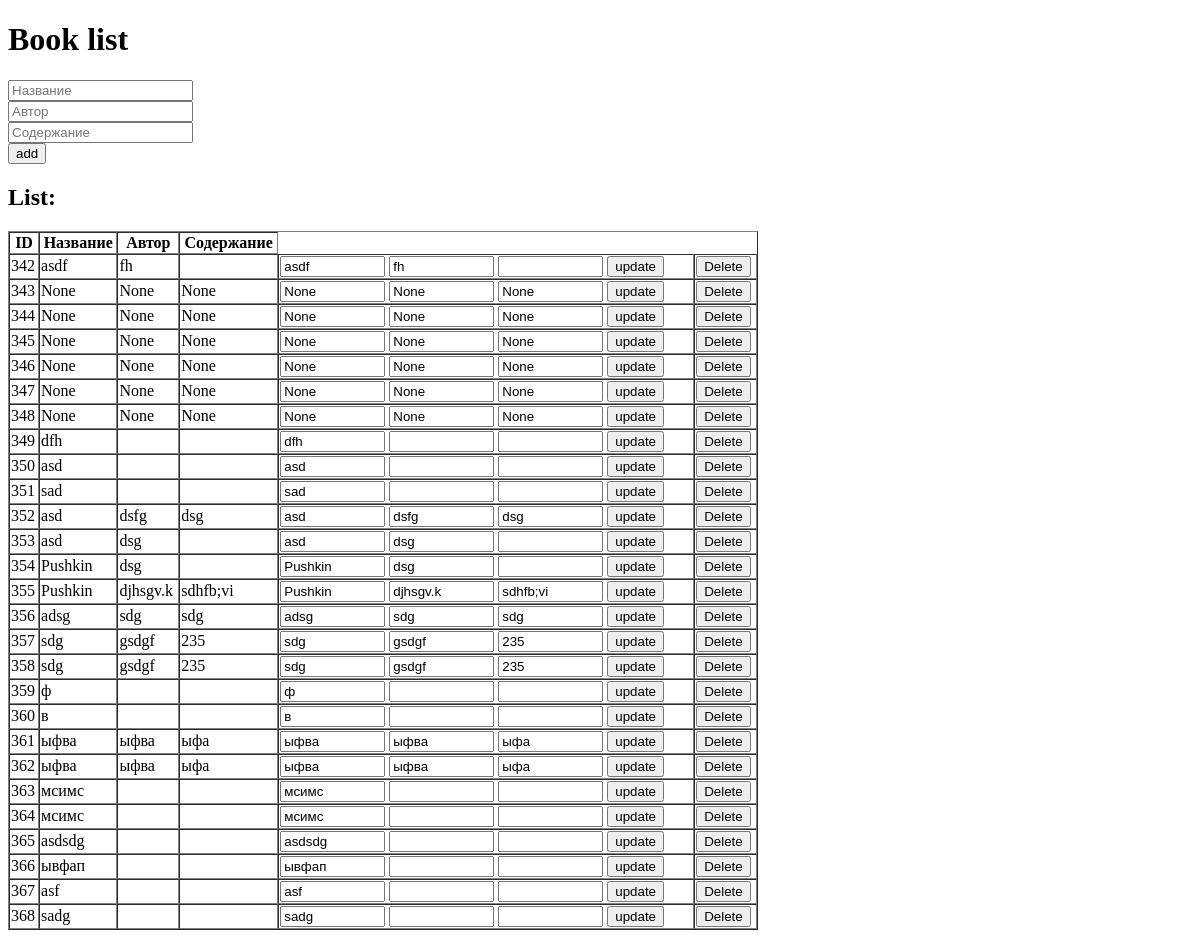
Before: / with the older database file.
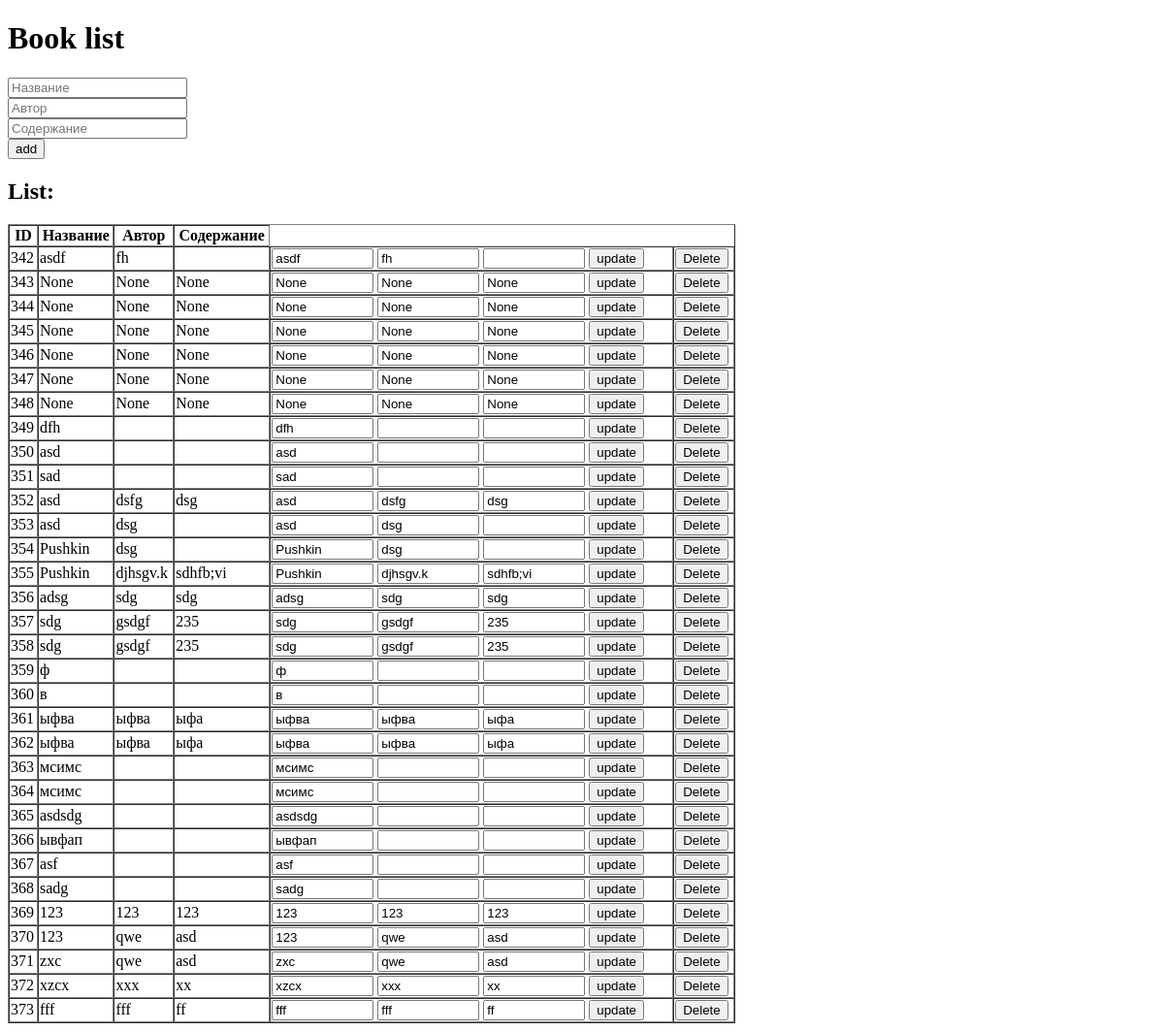
After: the same page with the newer database file.
### app.py (models this page shows, shortened)
class Book(db.Model):
    __tablename__ = "Book"
    id = db.Column(db.Integer, primary_key=True)
    name = db.Column(db.String(30), unique=True, nullable=False)
    author = db.Column(db.String(80), nullable=False)
    content = db.Column(db.String(80), nullable=False)

### app.py (the view)
@app.route('/', methods=['GET'])
def book():
    return render_template('fff.html', books=Book.query.all())

### templates/fff.html (shortened to what this page needs)
<!DOCTYPE html>
<html lang="en">
<head>
</head>
<body>
    <h1>Book list</h1>
        <form id="form" action="/add_book" method="POST">
            <input id="name_1" type="text" autofocus placeholder="Название" ><br>
            <input id="author_1" type="text"  placeholder="Автор" ><br>
            <input id="content_1" type="text"  placeholder="Содержание"><br>
            <input type="submit" value="add">
        </form>
    <h2>List:</h2>
    <table border="1" id="dynamic" width="750" cellspacing="0" cellpadding="1">
        <tr>
                <th>ID</th>
                <th>Название</th>
                <th>Автор</th>
                <th>Содержание</th>
            </tr>
      {%for book in books %}
         <tr><td id="responce_4">{{book.id}}</td>
             <td id="responce_1">{{book.name}}</td>
             <td id="responce_2">{{book.author}}</td>
             <td id="responce_3">{{book.content}}</td>
        <td>
             <form method="POST" action="/update" style="display: inline">
                <input id="input" size="10" type="text" value="{{ book.name }}"  name="new_name">
                <input id="input" size="10" type="text" value="{{ book.author }}" name="new_author">
                <input id="input" size="10" type="text" value="{{ book.content }}" name="new_content">
                <input class="button-update" type="submit" value="update">
             </form>
        </td>
             <td>
             <form method="post" action="/delete" style="display:inline">
                 <input size="10" type="submit" value="Delete">
             </form>
             </td>
      {% endfor %}
     </table>
</body>
</html>

Changed rows visible on the page:
added Book: id "369", name "123", author "123", content "123", new_name "123", new_author "123", new_content "123"
added Book: id "370", name "123", author "qwe", content "asd", new_name "123", new_author "qwe", new_content "asd"
added Book: id "371", name "zxc", author "qwe", content "asd", new_name "zxc", new_author "qwe", new_content "asd"
added Book: id "372", name "xzcx", author "xxx", content "xx", new_name "xzcx", new_author "xxx", new_content "xx"
added Book: id "373", name "fff", author "fff", content "ff", new_name "fff", new_author "fff", new_content "ff"
